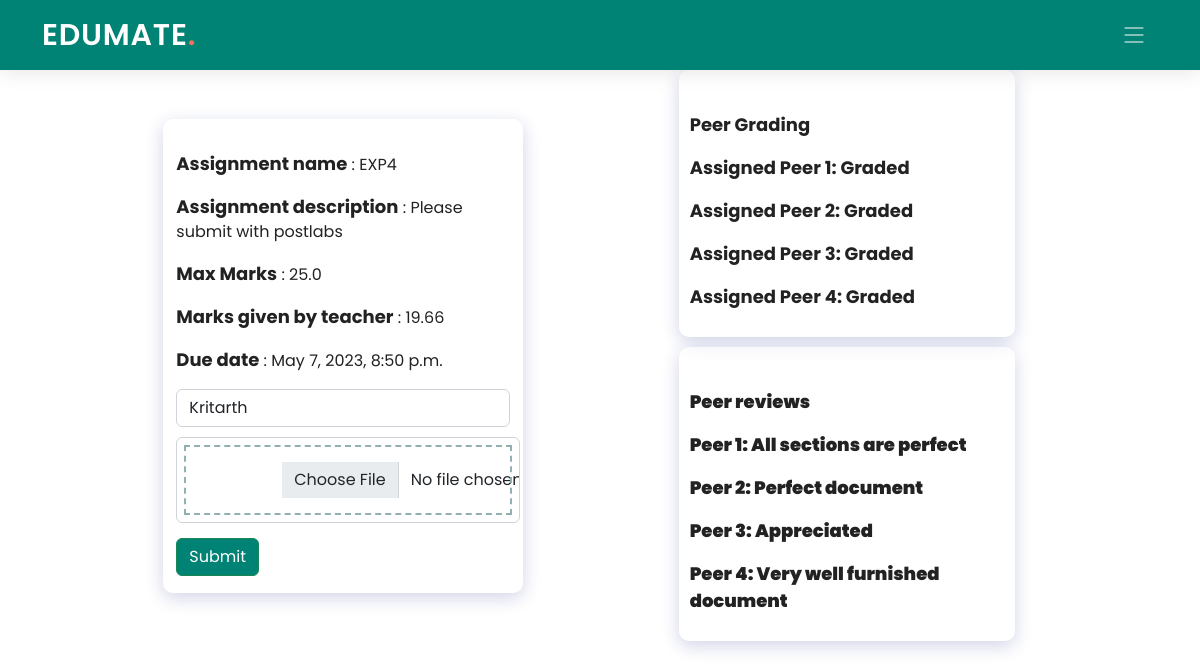
The app's page /student/1/classroom/PPJ8YI/assignment/10/ with its own data.
### Teacher/models.py (models this page shows, shortened)
class Assignments(models.Model):
    assignment_id = models.AutoField(primary_key=True)
    assignment_name = models.CharField(max_length=40)
    assignment_description = models.CharField(max_length=100)
    class_code = models.ForeignKey(ClassTeachers, on_delete=models.CASCADE, blank=True, null=True)
    max_marks = models.FloatField(default=25)
    peer_grade = models.BooleanField(default=False)
    duedate =  models.DateTimeField(default=timezone.now)
    class Meta:
        db_table = "Assignments"

class PeerAssigns(models.Model):
    peergrade_id = models.ForeignKey(Peergrade, on_delete=models.CASCADE, blank=True, null=True)
    stud_id = models.ForeignKey("Edumate_app.Students", on_delete=models.CASCADE, blank=True, null=True, related_name="+")
    assigned_stud_id = models.ForeignKey("Edumate_app.Students", on_delete=models.CASCADE, blank=True, null=True, related_name="+")
    feedb = models.CharField(max_length=100, default=None, blank=True, null=True)
    marks = models.FloatField(default=None, blank=True, null=True)
    options_selec = models.CharField(max_length=1000, default=None, blank=True, null=True)
    class Meta:
        db_table = "Peerassigns"

### Student/models.py (models this page shows, shortened)
class SubmittedAssignments(models.Model):
    assign_id = models.AutoField(primary_key=True)
    assign_desc = models.CharField(max_length=100)
    assign_file = models.FileField(upload_to='Student/static/upload/')
    assignment_id = models.ForeignKey("Teacher.Assignments", on_delete=models.CASCADE, blank=True, null=True)
    stud_id = models.ForeignKey("Edumate_app.Students", on_delete=models.CASCADE, blank=True, null=True)
    marks = models.FloatField(default=None, null=True)
    sub_date = models.DateTimeField(default=timezone.now)
    class Meta:
        db_table = "SubAssigns"

### Student/views.py (the view, shortened to what this page needs)
# urls.py: path('classroom/<pk2>/assignment/<pk3>/', views.assignmentsub, name='assignment'),
def assignmentsub(request, pk, pk2, pk3):
    assign=Assignments.objects.filter(assignment_id=pk3)
    pflag=assign[0].peer_grade
    submi=SubmittedAssignments.objects.filter(stud_id=pk, assignment_id=pk3)
    submidone={}
    assigned=[]
    pe_assigned=[]
    marks=0
    marksflag=True
    pe=None
    feeds=None
    if pflag:
        pet=Peergrade.objects.get(class_code=pk2, assignment_id=pk3)
        pe=PeerAssigns.objects.filter(peergrade_id=pet.peergrade_id, stud_id=pk)
        assigned=pe
        feeds=PeerAssigns.objects.filter(peergrade_id=pet.peergrade_id, assigned_stud_id=pk)
        for i in feeds:
            if i.feedb:
                pe_assigned.append(i.feedb)
            else:
                pe_assigned.append(None)
    if submi:
        submidone['desc']=submi[0].assign_desc
        submidone['file']=submi[0].assign_file
    else:
        submidone['desc']=""
        submidone['file']=""
    if submi and feeds:
        if submi[0].marks:
            marks=marks+4*submi[0].marks
            for i in feeds:
                if i.marks:
                    marks=marks+i.marks
                else:
                    marks=0
                    marksflag=False
                    break
        else:
            marks=0
            marksflag=False
    else:
        marks=0
        marksflag=False
    if marksflag:
        marks=marks/(len(feeds)+4)
    return render(request, 'Student/assignment.html', {'assign': assign, 'pk': pk, 'pk2': pk2, 'pk3': pk3, 'submi': submidone, 'pflag': pflag, 'assigned': assigned, 'pe': pe_assigned, 'marks': marks, 'marksflag': marksflag})

### Student/templates/Student/assignment.html (shortened to what this page needs)
{% extends './base_student.html' %}
{% load static %}
{% block styles %}
<link href="{% static 'Student/assets/css/assignment.css' %}" rel="stylesheet">
{% endblock styles %}
{% block navbar %}
<header id="header" class="header d-flex align-items-center">
    <div class="container-fluid container-xl d-flex align-items-center justify-content-between">
      <a href="#" class="logo d-flex align-items-center">
        <h1>EDUMATE<span>.</span></h1>
      </a>
      <i class="mobile-nav-toggle mobile-nav-show bi bi-list"></i>
    </div>
  </header>
  {% endblock navbar %}
{% block content %}
  <div class="container">
    <div class="row" style="display: flex;
    flex-direction: row;
    flex-wrap: wrap;
    justify-content: space-evenly;
    height: 80vh;
    align-items: center;">
    <div class="main-content" style="background: rgba( 255, 255, 255, 0.25 );
      box-shadow: 0 5px 18px 0 rgba(26, 38, 135, 0.20 );
      backdrop-filter: blur( 4px );
      -webkit-backdrop-filter: blur( 4px );
      border-radius: 10px;
      border: 1px solid rgba( 255, 255, 255, 0.18 );">
        <div>
          <p style="padding-top: 30px"><b>Assignment name</b> : {{ assign.0.assignment_name }}</p>
          <p><b>Assignment description</b> : {{ assign.0.assignment_description }}</p>
          <p><b>Max Marks</b> : {{ assign.0.max_marks }}</p>
          {% if marksflag %}
          <p><b>Marks given by teacher</b> : {{ marks|floatformat:2  }}</p>
          {% else %}
          <p><b>Marks given by teacher</b> : Not given</p>
          {% endif %}
          <p><b>Due date</b> : {{ assign.0.duedate }}</p>
        </div>
          <form method="post" action="#" enctype="multipart/form-data" >
            {% if submi.desc %}
            <input style="margin-bottom: 10px;" class="form-control" type="text" placeholder="Enter assignment description" name="description" required value="{{ submi.desc }}">
            {% else %}
            <input style="margin-bottom: 10px;" class="form-control" type="text" placeholder="Enter assignment description" name="description" required>
            {% endif %}
            <div class="form-group files">
                {% if submi.file %}
                <input onchange="updateFiles()" id="file" type="file" class="form-control" accept="application/pdf" name="submission">
                {% else %}
                <input onchange="updateFiles()" id="file" type="file" class="form-control" name="submission" accept="application/pdf" required>
                {% endif %}
            </div>
            <button class="btn btn-success" type="submit">Submit</button>
          </form>
      </div>
      {% if pflag %}
      <div class="col-md-4">
      <div style="background: rgba( 255, 255, 255, 0.25 );
      box-shadow: 0 5px 18px 0 rgba(26, 38, 135, 0.20 );
      backdrop-filter: blur( 4px );
      -webkit-backdrop-filter: blur( 4px );
      border-radius: 10px;
      border: 1px solid rgba( 255, 255, 255, 0.18 ); margin: 10px 10px; padding: 10px 10px">
        <div>
          <p style="padding-top: 30px"><b>Peer Grading</p>
            {% for i in assigned %}
            <p>Assigned Peer {{ forloop.counter}}:
              {% if i.marks %}
              <a>Graded</a>
              {% else %}
              <a href="{% url 'grad' pk=pk pk2=pk2 pk3=pk3 pk4=i.assigned_stud_id.stud_id %}">Link</a>
              {% endif %}
            </p>
            {% endfor %}
        </div>
      </div>
      <div style="background: rgba( 255, 255, 255, 0.25 );
      box-shadow: 0 5px 18px 0 rgba(26, 38, 135, 0.20 );
      backdrop-filter: blur( 4px );
      -webkit-backdrop-filter: blur( 4px );
      border-radius: 10px;
      border: 1px solid rgba( 255, 255, 255, 0.18 ); margin: 10px 10px; padding: 10px 10px">
        <div>
          <p style="padding-top: 30px"><b>Peer reviews</p>
            {% for i in pe %}
            <p>Peer {{ forloop.counter}}:
              {% if i %}
              <a>{{ i }}</a>
              {% else %}
              <a>Not given</a>
              {% endif %}
            </p>
            {% endfor %}
        </div>
      </div>
    </div>
    {% endif %}
    </div>
  </div>
{% endblock content %}

### Student/templates/Student/base_student.html (shortened to what this page needs)
{% load static %}
<html lang="en">
<head>
  <link rel="stylesheet" href="https://cdnjs.cloudflare.com/ajax/libs/font-awesome/6.3.0/css/all.min.css" />
  <link href="{% static 'Edumate_app/assets/vendor/bootstrap/css/bootstrap.min.css' %}" rel="stylesheet">
  <link href="{% static 'Edumate_app/assets/vendor/bootstrap-icons/bootstrap-icons.css' %}" rel="stylesheet">
  <link href="{% static 'Edumate_app/assets/vendor/aos/aos.css' %}" rel="stylesheet">
  <link href="{% static 'Edumate_app/assets/vendor/glightbox/css/glightbox.min.css' %}" rel="stylesheet">
  <link href="{% static 'Edumate_app/assets/vendor/swiper/swiper-bundle.min.css' %}" rel="stylesheet">
  <link href="{% static 'Edumate_app/assets/css/index.css' %}" rel="stylesheet">
  {% block styles %}
  {% endblock styles %}
</head>
<body>
  {% block navbar %}{% endblock navbar %}
  <br><br>
  {% block content %}
  {% endblock content %}
  <br><br><br>
</body>
</html>

### Edumate_app/static/Edumate_app/assets/css/index.css (style rules this page uses)
:root { --font-default: "Open Sans", system-ui, -apple-system, "Segoe UI", Roboto, "Helvetica Neue", Arial, "Noto Sans", "Liberation Sans", sans-serif, "Apple Color Emoji", "Segoe UI Emoji", "Segoe UI Symbol", "Noto Color Emoji"; --font-primary: "Poppins", sans-serif; --font-secondary: "Poppins", sans-serif; }
:root { --color-default: #222222; --color-primary: #008374; --color-secondary: #f85a40; }
:root { scroll-behavior: smooth; }
body { font-family: var(--font-primary); color: var(--color-default); }
a { color: var(--color-primary); text-decoration: none; }
h1, h2, h3, h4, h5, h6 { font-family: var(--font-primary); }
.header { z-index: 997; height: 90px; background-color: var(--color-primary); }
.header.sticked { position: fixed; top: 0; right: 0; left: 0; height: 70px; box-shadow: 0px 2px 20px rgba(0, 0, 0, 0.1); }
.header .logo h1 { font-size: 30px; margin: 0; font-weight: 600; letter-spacing: 0.8px; color: #fff; font-family: var(--font-primary); }
.header .logo h1 span { color: #f96f59; }
@media (max-width: 1279px) { .mobile-nav-show { color: rgba(255, 255, 255, 0.6); font-size: 28px; cursor: pointer; line-height: 0; transition: 0.5s; z-index: 9999; margin-right: 10px; } }

### Student/static/Student/assets/css/assignment.css (style rules this page uses)
.files input { outline: 2px dashed #92b0b3; outline-offset: -10px; -webkit-transition: outline-offset .15s ease-in-out, background-color .15s linear; transition: outline-offset .15s ease-in-out, background-color .15s linear; padding: 30px 225px 30px 35%; text-align: center !important; margin-bottom: 15px; width: 100% !important; }
.files { position:relative }
.files:after { pointer-events: none; position: absolute; top: 60px; left: 0; width: 50px; right: 0; height: 56px; content: ""; background-image: url(https://image.flaticon.com/icons/png/128/109/109612.png); display: block; margin: 0 auto; background-size: 100%; background-repeat: no-repeat; }
.files:before { position: absolute; bottom: 10px; left: 0; pointer-events: none; width: 100%; right: 0; height: 57px; display: block; margin: 0 auto; color: #2ea591; font-weight: 600; text-transform: capitalize; text-align: center; }

### Student/templates/Student/assignment.html (style rules this page uses)
.btn-success, .btn-success:active, .btn-success:visited { background-color: #008374 !important; }
b { font-size: 18px; }
@media screen and (min-width: 801px) { .main-content { width: 30vw; } }

### records on screen
Assignments: assignment_name "EXP4", assignment_description "Please submit with postlabs", max_marks "25.0", duedate "May 7, 2023, 8:50 p.m."
SubmittedAssignments: description "Kritarth"
PeerAssigns: marks "Graded"
PeerAssigns: marks "Graded"
PeerAssigns: marks "Graded"
PeerAssigns: marks "Graded"
PeerAssigns: pe "All sections are perfect"
PeerAssigns: pe "Perfect document"
PeerAssigns: pe "Appreciated"
PeerAssigns: pe "Very well furnished document"

### other values on screen
{{ marks|floatformat:2 }} "19.66"
